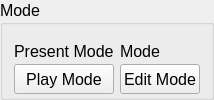
        <widget class="QGroupBox" name="mode_group">
         <property name="minimumSize">
          <size>
           <width>0</width>
           <height>100</height>
          </size>
         </property>
         <property name="maximumSize">
          <size>
           <width>16777215</width>
           <height>100</height>
          </size>
         </property>
         <property name="font">
          <font>
           <pointsize>12</pointsize>
          </font>
         </property>
         <property name="title">
          <string>Mode</string>
         </property>
         <layout class="QGridLayout" name="gridLayout_29">
          <item row="2" column="0">
           <widget class="QPushButton" name="play_mode_button">
            <property name="minimumSize">
             <size>
              <width>0</width>
              <height>30</height>
             </size>
            </property>
            <property name="maximumSize">
             <size>
              <width>16777215</width>
              <height>30</height>
             </size>
            </property>
            <property name="text">
             <string>Play Mode</string>
            </property>
           </widget>
          </item>
          <item row="2" column="1">
           <widget class="QPushButton" name="edit_mode_button">
            <property name="minimumSize">
             <size>
              <width>0</width>
              <height>30</height>
             </size>
            </property>
            <property name="maximumSize">
             <size>
              <width>16777215</width>
              <height>30</height>
             </size>
            </property>
            <property name="text">
             <string>Edit Mode</string>
            </property>
           </widget>
          </item>
          <item row="1" column="0">
           <widget class="QLabel" name="present_mode_txt">
            <property name="minimumSize">
             <size>
              <width>0</width>
              <height>30</height>
             </size>
            </property>
            <property name="maximumSize">
             <size>
              <width>16777215</width>
              <height>30</height>
             </size>
            </property>
            <property name="layoutDirection">
             <enum>Qt::LeftToRight</enum>
            </property>
            <property name="text">
             <string>Present Mode</string>
            </property>
           </widget>
          </item>
          <item row="1" column="1">
           <widget class="QLabel" name="present_mode">
            <property name="minimumSize">
             <size>
              <width>0</width>
              <height>30</height>
             </size>
            </property>
            <property name="maximumSize">
             <size>
              <width>16777215</width>
              <height>30</height>
             </size>
            </property>
            <property name="layoutDirection">
             <enum>Qt::LeftToRight</enum>
            </property>
            <property name="text">
             <string>Mode</string>
            </property>
           </widget>
          </item>
         </layout>
        </widget>
